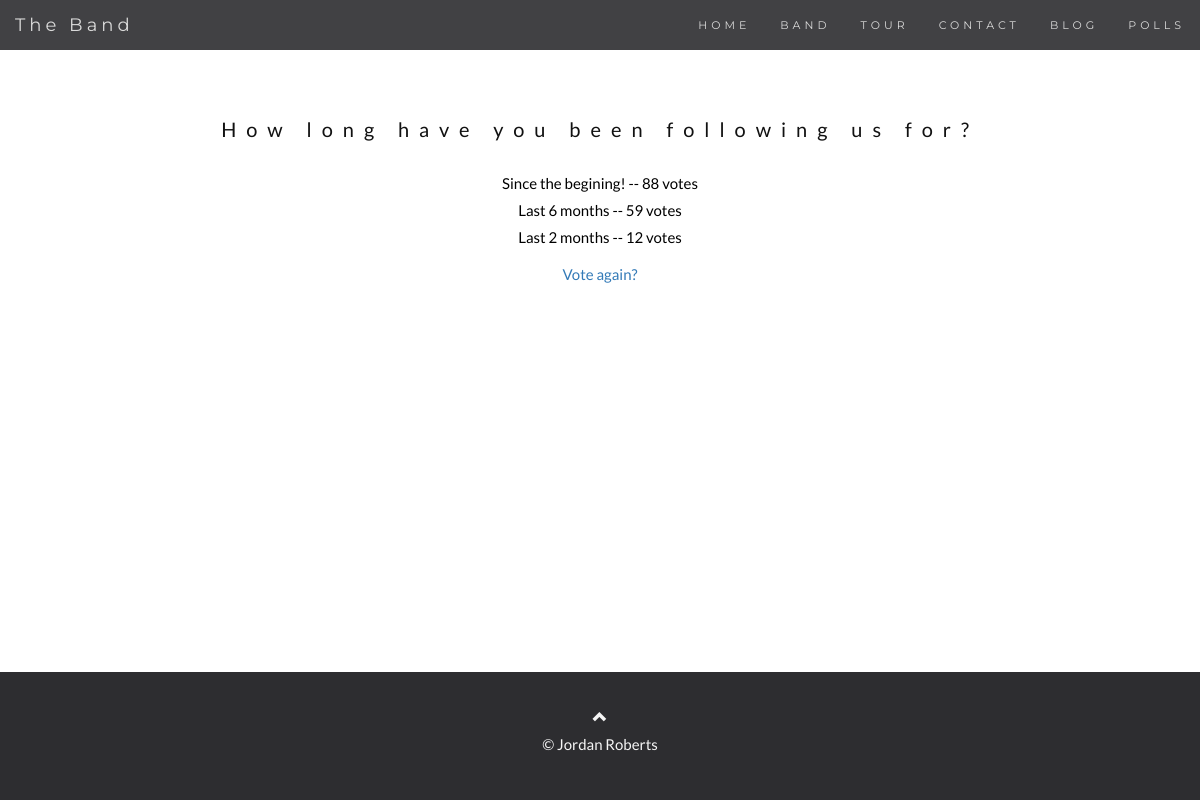
The app's page /2/results/ with its own data.
### webBlog/models.py (models this page shows, shortened)
class Question(models.Model):
    question_text = models.CharField(max_length=100)
    pub_date = models.DateTimeField('date published')

class Choice(models.Model):
    question = models.ForeignKey(Question, on_delete=models.CASCADE)
    choice_text = models.CharField(max_length=100)
    votes = models.IntegerField(default=0)

### webBlog/views.py (the view)
# urls.py: path('<int:pk>/results/', views.ResultsView.as_view(), name='results'),
class ResultsView(generic.DetailView):
    model = Question
    template_name = 'polls/results.html'

### webBlog/templates/polls/results.html (shortened to what this page needs)
{%load staticfiles%}
<!DOCTYPE html>
<html lang="en">
<head>
  <link rel="stylesheet" href="https://maxcdn.bootstrapcdn.com/bootstrap/3.3.7/css/bootstrap.min.css">
  <link href="{% static 'style.css' %}" rel="stylesheet">
</head>
<body id="myPage" data-spy="scroll" data-target=".navbar" data-offset="50">
<nav class="navbar navbar-default navbar-fixed-top">
  <div class="container-fluid">
    <div class="navbar-header">
      <a class="navbar-brand" href="#myPage">The Band </a>
    </div>
    <div class="collapse navbar-collapse" id="myNavbar">
      <ul class="nav navbar-nav navbar-right">
        <li><a href="{% url 'webBlog:index' %}">HOME</a></li>
        <li><a href="{% url 'webBlog:band' %}">BAND</a></li>
        <li><a href="{% url 'webBlog:tour' %}">TOUR</a></li>
        <li><a href="{% url 'webBlog:contact' %}">CONTACT</a></li>
        <li><a href="{% url 'webBlog:blog' %}" >BLOG</a>
        <li><a href="{% url 'webBlog:polls-index' %}" >POLLS </a>
     </ul>
      </div>
  </div>
  </nav>
<br>
<br>
<new class = "text-center">
<h3>{{ question.question_text }}</h3>
<ul class="list-unstyled">
{% for choice in question.choice_set.all %}
    <li>{{ choice.choice_text }} -- {{ choice.votes }} vote{{ choice.votes|pluralize }}</li>
{% endfor %}
</ul>
<p><a href="{% url 'webBlog:detail' question.id %}">Vote again?</a>
 </p>
 </new>
 <div class="footer navbar-fixed-bottom">
 <footer class="text-center" >
   <a class="up-arrow" href="#myPage" data-toggle="tooltip" title="TO TOP">
     <span class="glyphicon glyphicon-chevron-up"></span>
   </a>
   <p> &copy; Jordan Roberts</p>
 </footer>
 </div>
</body>
</html>

### webBlog/static/style.css (style rules this page uses)
body { font: 400 15px/1.8 Lato, sans-serif; color: #000; }
h3, h4 { margin: 10px 0 30px 0; letter-spacing: 10px; font-size: 20px; color: #111; }
.navbar { font-family: Montserrat, sans-serif; margin-bottom: 0; background-color: #2d2d30; border: 0; font-size: 11px !important; letter-spacing: 4px; opacity: 0.9; }
.navbar li a, .navbar .navbar-brand { color: #d5d5d5 !important; }
footer { background-color: #2d2d30; color: #f5f5f5; padding: 32px; }
footer a { color: #f5f5f5; }

### records on screen
Question: question_text "How long have you been following us for?"
Choice: choice_text "Since the begining!", votes "88"
Choice: choice_text "Last 6 months", votes "59"
Choice: choice_text "Last 2 months", votes "12"
